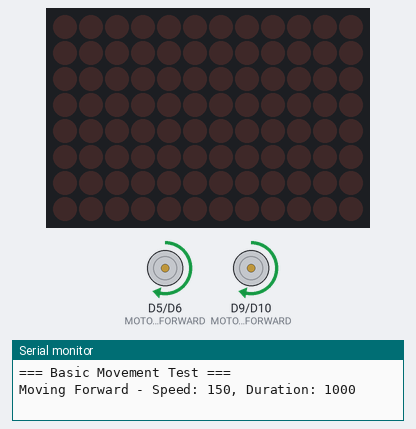
A sketch run on a simulated Arduino Uno R4 WiFi. Parts: 12×8 LED matrix, motor-driver pin pairs drawn as motors (green arrow = first pin HIGH = forward, orange = second pin HIGH = backward, longer = more drive), the last lines printed to the serial monitor.

Above: at 2.1 s.
At 4.6 s:
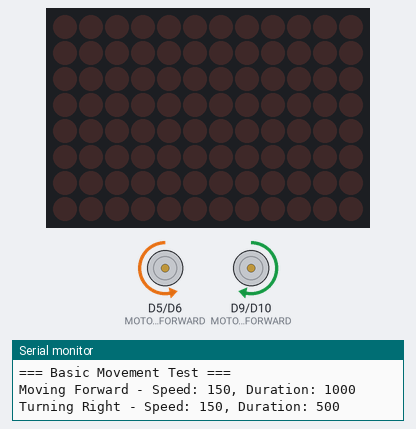
At 5.1 s:
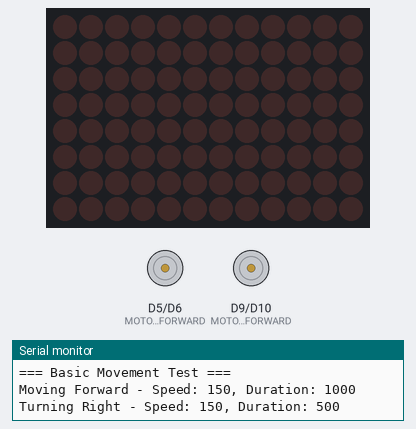
Timing chart, 0 to 9.0 s (numbered marks = the images above):
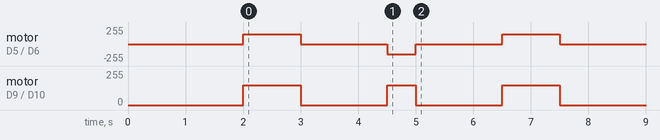

Measured:
- by itself, motor on D9 (MOTOR_LEFT_FORWARD) / D10 (MOTOR_LEFT_BACKWARD): goes forward 150/255 1.0 s, stopped 1.5 s, forward 150/255 0.50 s, stopped 1.5 s, forward 150/255 1.0 s, then stopped
- by itself, motor on D5 (MOTOR_RIGHT_FORWARD) / D6 (MOTOR_RIGHT_BACKWARD): stopped → forward 150/255 at 2.0 s, → stopped 1.0 s later, → backward 150/255 1.5 s later, → stopped 0.50 s later, … (6 changes in this stretch)

The sketch:

RUN1st_4PWM.ino
```cpp
// การควบคุม Robot Car UNO R4 (ฉบับทดสอบสำหรับ 4-Pin Motor Driver)
// สำหรับ Motor Driver ที่มี PWM built-in (4 pins: 2 สำหรับมอเตอร์ซ้าย, 2 สำหรับมอเตอร์ขวา)
#include "Arduino_LED_Matrix.h"  // สำหรับ UNO R4 WiFi

// กำหนด pins สำหรับ 4-Pin Motor Driver (Built-in PWM)
// Motor Driver แบบนี้ใช้ PWM signal ในการควบคุมทั้งความเร็วและทิศทาง
#define MOTOR_LEFT_FORWARD    9   // PWM pin สำหรับมอเตอร์ซ้าย - เดินหน้า
#define MOTOR_LEFT_BACKWARD   10  // PWM pin สำหรับมอเตอร์ซ้าย - ถอยหลัง
#define MOTOR_RIGHT_FORWARD   5   // PWM pin สำหรับมอเตอร์ขวา - เดินหน้า
#define MOTOR_RIGHT_BACKWARD  6   // PWM pin สำหรับมอเตอร์ขวา - ถอยหลัง

ArduinoLEDMatrix matrix;  // สำหรับ UNO R4 WiFi

void setup() {
  Serial.begin(115200);

  // ตั้งค่า pins สำหรับ 4-Pin Motor Driver
  pinMode(MOTOR_LEFT_FORWARD, OUTPUT);
  pinMode(MOTOR_LEFT_BACKWARD, OUTPUT);
  pinMode(MOTOR_RIGHT_FORWARD, OUTPUT);
  pinMode(MOTOR_RIGHT_BACKWARD, OUTPUT);

  // LED Matrix (สำหรับ UNO R4 WiFi)
  matrix.begin();

  Serial.println("=== Robot Car Test Started (4-Pin Motor Driver) ===");
  delay(2000);  // รอ 2 วินาทีก่อนเริ่ม
}

// ฟังก์ชันเคลื่อนที่ไปข้างหน้า
void moveForward(int speed, int duration) {
  Serial.print("Moving Forward - Speed: ");
  Serial.print(speed);
  Serial.print(", Duration: ");
  Serial.println(duration);

  // มอเตอร์ซ้าย - เดินหน้า
  analogWrite(MOTOR_LEFT_FORWARD, speed);
  analogWrite(MOTOR_LEFT_BACKWARD, 0);

  // มอเตอร์ขวา - เดินหน้า
  analogWrite(MOTOR_RIGHT_FORWARD, speed);
  analogWrite(MOTOR_RIGHT_BACKWARD, 0);

  delay(duration);
  stopRobot();
}

// ฟังก์ชันเลี้ยวขวา
void turnRight(int speed, int duration) {
  Serial.print("Turning Right - Speed: ");
  Serial.print(speed);
  Serial.print(", Duration: ");
  Serial.println(duration);

  // มอเตอร์ซ้าย - เดินหน้า (เร็ว)
  analogWrite(MOTOR_LEFT_FORWARD, speed);
  analogWrite(MOTOR_LEFT_BACKWARD, 0);

  // มอเตอร์ขวา - ถอยหลัง (หรือหยุด)
  analogWrite(MOTOR_RIGHT_FORWARD, 0);
  analogWrite(MOTOR_RIGHT_BACKWARD, speed);

  delay(duration);
  stopRobot();
}

// ฟังก์ชันเลี้ยวซ้าย
void turnLeft(int speed, int duration) {
  Serial.print("Turning Left - Speed: ");
  Serial.print(speed);
  Serial.print(", Duration: ");
  Serial.println(duration);

  // มอเตอร์ซ้าย - ถอยหลัง (หรือหยุด)
  analogWrite(MOTOR_LEFT_FORWARD, 0);
  analogWrite(MOTOR_LEFT_BACKWARD, speed);

  // มอเตอร์ขวา - เดินหน้า (เร็ว)
  analogWrite(MOTOR_RIGHT_FORWARD, speed);
  analogWrite(MOTOR_RIGHT_BACKWARD, 0);

  delay(duration);
  stopRobot();
}

void stopRobot() {
  analogWrite(MOTOR_LEFT_FORWARD, 0);
  analogWrite(MOTOR_LEFT_BACKWARD, 0);
  analogWrite(MOTOR_RIGHT_FORWARD, 0);
  analogWrite(MOTOR_RIGHT_BACKWARD, 0);
  delay(500);  // รอครึ่งวินาที
}

void loop() {
  // ทดสอบการเคลื่อนที่พื้นฐาน
  Serial.println("=== Basic Movement Test ===");

  moveForward(150, 1000);   // เดินหน้า 1 วินาที
  delay(1000);

  turnRight(150, 500);      // เลี้ยวขวา 0.5 วินาที
  delay(1000);

  moveForward(150, 1000);   // เดินหน้าอีก 1 วินาที
  delay(1000);

  // หยุดรอจนกว่าจะกด Reset
  while(1) {
    stopRobot();
    delay(1000);
  }
}
```
